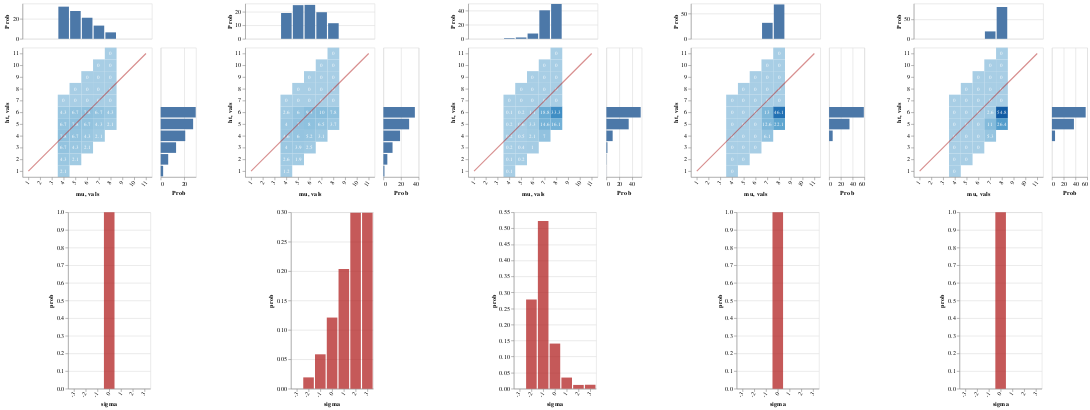

The notebook cell this image was saved under:
### Markdown cell above
#### Pragmatic listener hears:

> "Bill's height is 6; John is that short too"

Again, since the lexica all entail that a "6-short person" has height 6, the distribution over worlds is certain

But now, the various strengthenings lead ultimately to a pragmatic conclusion that 6 is almost certainly below the median

So again the evaluativity effect is much stronger

### Code cell
writeIORef cacheRef (0, Map.empty)

vlShow . sidewaysDists <$> traverse mkGraph
  [ listener infoLUMExact cacheRef (0, UShrt, denExact0)
  , lp infoLUMExact>>= \l -> listener infoLUMExact cacheRef (0, UShrt, l)
  , listener infoLUMExact cacheRef (1, UShrt, denExact0)
  , listener infoLUMExact cacheRef (2, UShrt, denExact0)
  , listener infoLUMExact cacheRef (3, UShrt, denExact0)
  ]

### Figure 1 — Vega-Lite specification as saved in the notebook (floating-point values rounded to 4 significant figures)
{"$schema": "https://vega.github.io/schema/vega-lite/v3.json", "hconcat": [{"$schema": "https://vega.github.io/schema/vega-lite/v3.json", "center": true, "vconcat": [{"$schema": "https://vega.github.io/schema/vega-lite/v3.json", "bounds": "flush", "config": {"scale": {"rectBandPaddingInner": 0}}, "data": {"values": [{"ht": "1", "mu": "4", "prob": 2.1}, {"ht": "2", "mu": "4", "prob": 4.3}, {"ht": "2", "mu": "5", "prob": 2.1}, {"ht": "3", "mu": "4", "prob": 6.7}, {"ht": "3", "mu": "5", "prob": 4.3}, {"ht": "3", "mu": "6", "prob": 2.1}, {"ht": "4", "mu": "4", "prob": 7.8}, {"ht": "4", "mu": "5", "prob": 6.7}, {"ht": "4", "mu": "6", "prob": 4.3}, {"ht": "4", "mu": "7", "prob": 2.1}, {"ht": "5", "mu": "4", "prob": 6.7}, {"ht": "5", "mu": "5", "prob": 7.8}, {"ht": "5", "mu": "6", "prob": 6.7}, {"ht": "5", "mu": "7", "prob": 4.3}, {"ht": "5", "mu": "8", "prob": 2.1}, {"ht": "6", "mu": "4", "prob": 4.3}, {"ht": "6", "mu": "5", "prob": 6.7}, {"ht": "6", "mu": "6", "prob": 7.8}, {"ht": "6", "mu": "7", "prob": 6.7}, {"ht": "6", "mu": "8", "prob": 4.3}, {"ht": "7", "mu": "4", "prob": 0}, {"ht": "7", "mu": "5", "prob": 0}, {"ht": "7", "mu": "6", "prob": 0}, {"ht": "7", "mu": "7", "prob": 0}, {"ht": "7", "mu": "8", "prob": 0}, {"ht": "8", "mu": "5", "prob": 0}, {"ht": "8", "mu": "6", "prob": 0}, {"ht": "8", "mu": "7", "prob": 0}, {"ht": "8", "mu": "8", "prob": 0}, {"ht": "9", "mu": "6", "prob": 0}, {"ht": "9", "mu": "7", "prob": 0}, {"ht": "9", "mu": "8", "prob": 0}, {"ht": "10", "mu": "7", "prob": 0}, {"ht": "10", "mu": "8", "prob": 0}, {"ht": "11", "mu": "8", "prob": 0}]}, "spacing": 15, "vconcat": [{"encoding": {"x": {"axis": null, "field": "mu", "scale": {"domain": ["1", "2", "3", "4", "5", "6", "7", "8", "9", "10", "11"], "rangeStep": 30}, "sort": null, "type": "ordinal"}, "y": {"aggregate": "sum", "axis": {"title": "Prob"}, "field": "prob", "type": "quantitative"}}, "height": 60, "mark": "bar"}, {"bounds": "flush", "hconcat": [{"encoding": {"x": {"axis": {"labelAngle": -55}, "field": "mu", "scale": {"domain": ["1", "2", "3", "4", "5", "6", "7", "8", "9", "10", "11"], "rangeStep": 30}, "sort": null, "type": "ordinal"}, "y": {"axis": {"labelAngle": 0}, "field": "ht", "scale": {"domain": ["11", "10", "9", "8", "7", "6", "5", "4", "3", "2", "1"], "rangeStep": 30}, "sort": null, "type": "ordinal"}}, "layer": [{"encoding": {"color": {"aggregate": "sum", "field": "prob", "legend": null, "scale": {"scheme": {"extent": [0.2, 0.9], "name": "blues"}}, "type": "quantitative"}}, "mark": "rect"}, {"encoding": {"color": {"value": "white"}, "text": {"aggregate": "sum", "field": "prob", "type": "quantitative"}}, "mark": {"fontSize": 9, "type": "text"}}, {"data": {"values": [{"vals": "1"}, {"vals": "2"}, {"vals": "3"}, {"vals": "4"}, {"vals": "5"}, {"vals": "6"}, {"vals": "7"}, {"vals": "8"}, {"vals": "9"}, {"vals": "10"}, {"vals": "11"}]}, "encoding": {"x": {"field": "vals", "sort": null, "type": "ordinal"}, "y": {"field": "vals", "sort": null, "type": "ordinal"}}, "mark": {"opacity": 0.5, "stroke": "firebrick", "strokeWidth": 2, "type": "line"}}]}, {"encoding": {"x": {"aggregate": "sum", "axis": {"title": "Prob"}, "field": "prob", "type": "quantitative"}, "y": {"axis": null, "field": "ht", "scale": {"domain": ["11", "10", "9", "8", "7", "6", "5", "4", "3", "2", "1"], "rangeStep": 30}, "sort": null, "type": "ordinal"}}, "mark": "bar", "width": 60}], "spacing": 15}]}, {"$schema": "https://vega.github.io/schema/vega-lite/v3.json", "data": {"values": [{"prob": 1, "sigma": "0"}]}, "description": "", "encoding": {"x": {"axis": {"labelAngle": -55}, "field": "sigma", "scale": {"domain": ["-3", "-2", "-1", "0", "1", "2", "3"], "rangeStep": 30}, "sort": null, "type": "ordinal"}, "y": {"field": "prob", "type": "quantitative"}}, "mark": {"color": "firebrick", "opacity": 0.75, "type": "bar"}}]}, {"$schema": "https://vega.github.io/schema/vega-lite/v3.json", "center": true, "vconcat": [{"$schema": "https://vega.github.io/schema/vega-lite/v3.json", "bounds": "flush", "config": {"scale": {"rectBandPaddingInner": 0}}, "data": {"values": [{"ht": "1", "mu": "4", "prob": 1.2}, {"ht": "2", "mu": "4", "prob": 2.6}, {"ht": "2", "mu": "5", "prob": 1.9}, {"ht": "3", "mu": "4", "prob": 4}, {"ht": "3", "mu": "5", "prob": 3.9}, {"ht": "3", "mu": "6", "prob": 2.5}, {"ht": "4", "mu": "4", "prob": 4.6}, {"ht": "4", "mu": "5", "prob": 6}, {"ht": "4", "mu": "6", "prob": 5.2}, {"ht": "4", "mu": "7", "prob": 3.1}, {"ht": "5", "mu": "4", "prob": 4}, {"ht": "5", "mu": "5", "prob": 7}, {"ht": "5", "mu": "6", "prob": 8}, {"ht": "5", "mu": "7", "prob": 6.5}, {"ht": "5", "mu": "8", "prob": 3.7}, {"ht": "6", "mu": "4", "prob": 2.6}, {"ht": "6", "mu": "5", "prob": 6}, {"ht": "6", "mu": "6", "prob": 9.3}, {"ht": "6", "mu": "7", "prob": 10}, {"ht": "6", "mu": "8", "prob": 7.8}, {"ht": "7", "mu": "4", "prob": 0}, {"ht": "7", "mu": "5", "prob": 0}, {"ht": "7", "mu": "6", "prob": 0}, {"ht": "7", "mu": "7", "prob": 0}, {"ht": "7", "mu": "8", "prob": 0}, {"ht": "8", "mu": "5", "prob": 0}, {"ht": "8", "mu": "6", "prob": 0}, {"ht": "8", "mu": "7", "prob": 0}, {"ht": "8", "mu": "8", "prob": 0}, {"ht": "9", "mu": "6", "prob": 0}, {"ht": "9", "mu": "7", "prob": 0}, {"ht": "9", "mu": "8", "prob": 0}, {"ht": "10", "mu": "7", "prob": 0}, {"ht": "10", "mu": "8", "prob": 0}, {"ht": "11", "mu": "8", "prob": 0}]}, "spacing": 15, "vconcat": [{"encoding": {"x": {"axis": null, "field": "mu", "scale": {"domain": ["1", "2", "3", "4", "5", "6", "7", "8", "9", "10", "11"], "rangeStep": 30}, "sort": null, "type": "ordinal"}, "y": {"aggregate": "sum", "axis": {"title": "Prob"}, "field": "prob", "type": "quantitative"}}, "height": 60, "mark": "bar"}, {"bounds": "flush", "hconcat": [{"encoding": {"x": {"axis": {"labelAngle": -55}, "field": "mu", "scale": {"domain": ["1", "2", "3", "4", "5", "6", "7", "8", "9", "10", "11"], "rangeStep": 30}, "sort": null, "type": "ordinal"}, "y": {"axis": {"labelAngle": 0}, "field": "ht", "scale": {"domain": ["11", "10", "9", "8", "7", "6", "5", "4", "3", "2", "1"], "rangeStep": 30}, "sort": null, "type": "ordinal"}}, "layer": [{"encoding": {"color": {"aggregate": "sum", "field": "prob", "legend": null, "scale": {"scheme": {"extent": [0.2, 0.9], "name": "blues"}}, "type": "quantitative"}}, "mark": "rect"}, {"encoding": {"color": {"value": "white"}, "text": {"aggregate": "sum", "field": "prob", "type": "quantitative"}}, "mark": {"fontSize": 9, "type": "text"}}, {"data": {"values": [{"vals": "1"}, {"vals": "2"}, {"vals": "3"}, {"vals": "4"}, {"vals": "5"}, {"vals": "6"}, {"vals": "7"}, {"vals": "8"}, {"vals": "9"}, {"vals": "10"}, {"vals": "11"}]}, "encoding": {"x": {"field": "vals", "sort": null, "type": "ordinal"}, "y": {"field": "vals", "sort": null, "type": "ordinal"}}, "mark": {"opacity": 0.5, "stroke": "firebrick", "strokeWidth": 2, "type": "line"}}]}, {"encoding": {"x": {"aggregate": "sum", "axis": {"title": "Prob"}, "field": "prob", "type": "quantitative"}, "y": {"axis": null, "field": "ht", "scale": {"domain": ["11", "10", "9", "8", "7", "6", "5", "4", "3", "2", "1"], "rangeStep": 30}, "sort": null, "type": "ordinal"}}, "mark": "bar", "width": 60}], "spacing": 15}]}, {"$schema": "https://vega.github.io/schema/vega-lite/v3.json", "data": {"values": [{"prob": 0, "sigma": "-3"}, {"prob": 0.01919, "sigma": "-2"}, {"prob": 0.05844, "sigma": "-1"}, {"prob": 0.1209, "sigma": "0"}, {"prob": 0.2035, "sigma": "1"}, {"prob": 0.299, "sigma": "2"}, {"prob": 0.299, "sigma": "3"}]}, "description": "", "encoding": {"x": {"axis": {"labelAngle": -55}, "field": "sigma", "scale": {"domain": ["-3", "-2", "-1", "0", "1", "2", "3"], "rangeStep": 30}, "sort": null, "type": "ordinal"}, "y": {"field": "prob", "type": "quantitative"}}, "mark": {"color": "firebrick", "opacity": 0.75, "type": "bar"}}]}, {"$schema": "https://vega.github.io/schema/vega-lite/v3.json", "center": true, "vconcat": [{"$schema": "https://vega.github.io/schema/vega-lite/v3.json", "bounds": "flush", "config": {"scale": {"rectBandPaddingInner": 0}}, "data": {"values": [{"ht": "1", "mu": "4", "prob": 0.1}, {"ht": "2", "mu": "4", "prob": 0.1}, {"ht": "2", "mu": "5", "prob": 0.2}, {"ht": "3", "mu": "4", "prob": 0.2}, {"ht": "3", "mu": "5", "prob": 0.4}, {"ht": "3", "mu": "6", "prob": 1}, {"ht": "4", "mu": "4", "prob": 0.2}, {"ht": "4", "mu": "5", "prob": 0.5}, {"ht": "4", "mu": "6", "prob": 2.1}, {"ht": "4", "mu": "7", "prob": 7}, {"ht": "5", "mu": "4", "prob": 0.2}, {"ht": "5", "mu": "5", "prob": 0.6}, {"ht": "5", "mu": "6", "prob": 3.3}, {"ht": "5", "mu": "7", "prob": 14.6}, {"ht": "5", "mu": "8", "prob": 16.1}, {"ht": "6", "mu": "4", "prob": 0.1}, {"ht": "6", "mu": "5", "prob": 0.2}, {"ht": "6", "mu": "6", "prob": 1.1}, {"ht": "6", "mu": "7", "prob": 18.8}, {"ht": "6", "mu": "8", "prob": 33.3}, {"ht": "7", "mu": "4", "prob": 0}, {"ht": "7", "mu": "5", "prob": 0}, {"ht": "7", "mu": "6", "prob": 0}, {"ht": "7", "mu": "7", "prob": 0}, {"ht": "7", "mu": "8", "prob": 0}, {"ht": "8", "mu": "5", "prob": 0}, {"ht": "8", "mu": "6", "prob": 0}, {"ht": "8", "mu": "7", "prob": 0}, {"ht": "8", "mu": "8", "prob": 0}, {"ht": "9", "mu": "6", "prob": 0}, {"ht": "9", "mu": "7", "prob": 0}, {"ht": "9", "mu": "8", "prob": 0}, {"ht": "10", "mu": "7", "prob": 0}, {"ht": "10", "mu": "8", "prob": 0}, {"ht": "11", "mu": "8", "prob": 0}]}, "spacing": 15, "vconcat": [{"encoding": {"x": {"axis": null, "field": "mu", "scale": {"domain": ["1", "2", "3", "4", "5", "6", "7", "8", "9", "10", "11"], "rangeStep": 30}, "sort": null, "type": "ordinal"}, "y": {"aggregate": "sum", "axis": {"title": "Prob"}, "field": "prob", "type": "quantitative"}}, "height": 60, "mark": "bar"}, {"bounds": "flush", "hconcat": [{"encoding": {"x": {"axis": {"labelAngle": -55}, "field": "mu", "scale": {"domain": ["1", "2", "3", "4", "5", "6", "7", "8", "9", "10", "11"], "rangeStep": 30}, "sort": null, "type": "ordinal"}, "y": {"axis": {"labelAngle": 0}, "field": "ht", "scale": {"domain": ["11", "10", "9", "8", "7", "6", "5", "4", "3", "2", "1"], "rangeStep": 30}, "sort": null, "type": "ordinal"}}, "layer": [{"encoding": {"color": {"aggregate": "sum", "field": "prob", "legend": null, "scale": {"scheme": {"extent": [0.2, 0.9], "name": "blues"}}, "type": "quantitative"}}, "mark": "rect"}, {"encoding": {"color": {"value": "white"}, "text": {"aggregate": "sum", "field": "prob", "type": "quantitative"}}, "mark": {"fontSize": 9, "type": "text"}}, {"data": {"values": [{"vals": "1"}, {"vals": "2"}, {"vals": "3"}, {"vals": "4"}, {"vals": "5"}, {"vals": "6"}, {"vals": "7"}, {"vals": "8"}, {"vals": "9"}, {"vals": "10"}, {"vals": "11"}]}, "encoding": {"x": {"field": "vals", "sort": null, "type": "ordinal"}, "y": {"field": "vals", "sort": null, "type": "ordinal"}}, "mark": {"opacity": 0.5, "stroke": "firebrick", "strokeWidth": 2, "type": "line"}}]}, {"encoding": {"x": {"aggregate": "sum", "axis": {"title": "Prob"}, "field": "prob", "type": "quantitative"}, "y": {"axis": null, "field": "ht", "scale": {"domain": ["11", "10", "9", "8", "7", "6", "5", "4", "3", "2", "1"], "rangeStep": 30}, "sort": null, "type": "ordinal"}}, "mark": "bar", "width": 60}], "spacing": 15}]}, {"$schema": "https://vega.github.io/schema/vega-lite/v3.json", "data": {"values": [{"prob": 0, "sigma": "-3"}, {"prob": 0.2779, "sigma": "-2"}, {"prob": 0.523, "sigma": "-1"}, {"prob": 0.1406, "sigma": "0"}, {"prob": 0.03462, "sigma": "1"}, {"prob": 0.01169, "sigma": "2"}, {"prob": 0.01222, "sigma": "3"}]}, "description": "", "encoding": {"x": {"axis": {"labelAngle": -55}, "field": "sigma", "scale": {"domain": ["-3", "-2", "-1", "0", "1", "2", "3"], "rangeStep": 30}, "sort": null, "type": "ordinal"}, "y": {"field": "prob", "type": "quantitative"}}, "mark": {"color": "firebrick", "opacity": 0.75, "type": "bar"}}]}, {"$schema": "https://vega.github.io/schema/vega-lite/v3.json", "center": true, "vconcat": [{"$schema": "https://vega.github.io/schema/vega-lite/v3.json", "bounds": "flush", "config": {"scale": {"rectBandPaddingInner": 0}}, "data": {"values": [{"ht": "1", "mu": "4", "prob": 0}, {"ht": "2", "mu": "4", "prob": 0}, {"ht": "2", "mu": "5", "prob": 0}, {"ht": "3", "mu": "4", "prob": 0}, {"ht": "3", "mu": "5", "prob": 0}, {"ht": "3", "mu": "6", "prob": 0}, {"ht": "4", "mu": "4", "prob": 0}, {"ht": "4", "mu": "5", "prob": 0}, {"ht": "4", "mu": "6", "prob": 0}, {"ht": "4", "mu": "7", "prob": 6.1}, {"ht": "5", "mu": "4", "prob": 0}, {"ht": "5", "mu": "5", "prob": 0}, {"ht": "5", "mu": "6", "prob": 0}, {"ht": "5", "mu": "7", "prob": 12.6}, {"ht": "5", "mu": "8", "prob": 22.1}, {"ht": "6", "mu": "4", "prob": 0}, {"ht": "6", "mu": "5", "prob": 0}, {"ht": "6", "mu": "6", "prob": 0}, {"ht": "6", "mu": "7", "prob": 13}, {"ht": "6", "mu": "8", "prob": 46.1}, {"ht": "7", "mu": "4", "prob": 0}, {"ht": "7", "mu": "5", "prob": 0}, {"ht": "7", "mu": "6", "prob": 0}, {"ht": "7", "mu": "7", "prob": 0}, {"ht": "7", "mu": "8", "prob": 0}, {"ht": "8", "mu": "5", "prob": 0}, {"ht": "8", "mu": "6", "prob": 0}, {"ht": "8", "mu": "7", "prob": 0}, {"ht": "8", "mu": "8", "prob": 0}, {"ht": "9", "mu": "6", "prob": 0}, {"ht": "9", "mu": "7", "prob": 0}, {"ht": "9", "mu": "8", "prob": 0}, {"ht": "10", "mu": "7", "prob": 0}, {"ht": "10", "mu": "8", "prob": 0}, {"ht": "11", "mu": "8", "prob": 0}]}, "spacing": 15, "vconcat": [{"encoding": {"x": {"axis": null, "field": "mu", "scale": {"domain": ["1", "2", "3", "4", "5", "6", "7", "8", "9", "10", "11"], "rangeStep": 30}, "sort": null, "type": "ordinal"}, "y": {"aggregate": "sum", "axis": {"title": "Prob"}, "field": "prob", "type": "quantitative"}}, "height": 60, "mark": "bar"}, {"bounds": "flush", "hconcat": [{"encoding": {"x": {"axis": {"labelAngle": -55}, "field": "mu", "scale": {"domain": ["1", "2", "3", "4", "5", "6", "7", "8", "9", "10", "11"], "rangeStep": 30}, "sort": null, "type": "ordinal"}, "y": {"axis": {"labelAngle": 0}, "field": "ht", "scale": {"domain": ["11", "10", "9", "8", "7", "6", "5", "4", "3", "2", "1"], "rangeStep": 30}, "sort": null, "type": "ordinal"}}, "layer": [{"encoding": {"color": {"aggregate": "sum", "field": "prob", "legend": null, "scale": {"scheme": {"extent": [0.2, 0.9], "name": "blues"}}, "type": "quantitative"}}, "mark": "rect"}, {"encoding": {"color": {"value": "white"}, "text": {"aggregate": "sum", "field": "prob", "type": "quantitative"}}, "mark": {"fontSize": 9, "type": "text"}}, {"data": {"values": [{"vals": "1"}, {"vals": "2"}, {"vals": "3"}, {"vals": "4"}, {"vals": "5"}, {"vals": "6"}, {"vals": "7"}, {"vals": "8"}, {"vals": "9"}, {"vals": "10"}, {"vals": "11"}]}, "encoding": {"x": {"field": "vals", "sort": null, "type": "ordinal"}, "y": {"field": "vals", "sort": null, "type": "ordinal"}}, "mark": {"opacity": 0.5, "stroke": "firebrick", "strokeWidth": 2, "type": "line"}}]}, {"encoding": {"x": {"aggregate": "sum", "axis": {"title": "Prob"}, "field": "prob", "type": "quantitative"}, "y": {"axis": null, "field": "ht", "scale": {"domain": ["11", "10", "9", "8", "7", "6", "5", "4", "3", "2", "1"], "rangeStep": 30}, "sort": null, "type": "ordinal"}}, "mark": "bar", "width": 60}], "spacing": 15}]}, {"$schema": "https://vega.github.io/schema/vega-lite/v3.json", "data": {"values": [{"prob": 1, "sigma": "0"}]}, "description": "", "encoding": {"x": {"axis": {"labelAngle": -55}, "field": "sigma", "scale": {"domain": ["-3", "-2", "-1", "0", "1", "2", "3"], "rangeStep": 30}, "sort": null, "type": "ordinal"}, "y": {"field": "prob", "type": "quantitative"}}, "mark": {"color": "firebrick", "opacity": 0.75, "type": "bar"}}]}, {"$schema": "https://vega.github.io/schema/vega-lite/v3.json", "center": true, "vconcat": [{"$schema": "https://vega.github.io/schema/vega-lite/v3.json", "bounds": "flush", "config": {"scale": {"rectBandPaddingInner": 0}}, "data": {"values": [{"ht": "1", "mu": "4", "prob": 0}, {"ht": "2", "mu": "4", "prob": 0}, {"ht": "2", "mu": "5", "prob": 0}, {"ht": "3", "mu": "4", "prob": 0}, {"ht": "3", "mu": "5", "prob": 0}, {"ht": "3", "mu": "6", "prob": 0}, {"ht": "4", "mu": "4", "prob": 0}, {"ht": "4", "mu": "5", "prob": 0}, {"ht": "4", "mu": "6", "prob": 0}, {"ht": "4", "mu": "7", "prob": 5.3}, {"ht": "5", "mu": "4", "prob": 0}, {"ht": "5", "mu": "5", "prob": 0}, {"ht": "5", "mu": "6", "prob": 0}, {"ht": "5", "mu": "7", "prob": 11}, {"ht": "5", "mu": "8", "prob": 26.4}, {"ht": "6", "mu": "4", "prob": 0}, {"ht": "6", "mu": "5", "prob": 0}, {"ht": "6", "mu": "6", "prob": 0}, {"ht": "6", "mu": "7", "prob": 2.6}, {"ht": "6", "mu": "8", "prob": 54.8}, {"ht": "7", "mu": "4", "prob": 0}, {"ht": "7", "mu": "5", "prob": 0}, {"ht": "7", "mu": "6", "prob": 0}, {"ht": "7", "mu": "7", "prob": 0}, {"ht": "7", "mu": "8", "prob": 0}, {"ht": "8", "mu": "5", "prob": 0}, {"ht": "8", "mu": "6", "prob": 0}, {"ht": "8", "mu": "7", "prob": 0}, {"ht": "8", "mu": "8", "prob": 0}, {"ht": "9", "mu": "6", "prob": 0}, {"ht": "9", "mu": "7", "prob": 0}, {"ht": "9", "mu": "8", "prob": 0}, {"ht": "10", "mu": "7", "prob": 0}, {"ht": "10", "mu": "8", "prob": 0}, {"ht": "11", "mu": "8", "prob": 0}]}, "spacing": 15, "vconcat": [{"encoding": {"x": {"axis": null, "field": "mu", "scale": {"domain": ["1", "2", "3", "4", "5", "6", "7", "8", "9", "10", "11"], "rangeStep": 30}, "sort": null, "type": "ordinal"}, "y": {"aggregate": "sum", "axis": {"title": "Prob"}, "field": "prob", "type": "quantitative"}}, "height": 60, "mark": "bar"}, {"bounds": "flush", "hconcat": [{"encoding": {"x": {"axis": {"labelAngle": -55}, "field": "mu", "scale": {"domain": ["1", "2", "3", "4", "5", "6", "7", "8", "9", "10", "11"], "rangeStep": 30}, "sort": null, "type": "ordinal"}, "y": {"axis": {"labelAngle": 0}, "field": "ht", "scale": {"domain": ["11", "10", "9", "8", "7", "6", "5", "4", "3", "2", "1"], "rangeStep": 30}, "sort": null, "type": "ordinal"}}, "layer": [{"encoding": {"color": {"aggregate": "sum", "field": "prob", "legend": null, "scale": {"scheme": {"extent": [0.2, 0.9], "name": "blues"}}, "type": "quantitative"}}, "mark": "rect"}, {"encoding": {"color": {"value": "white"}, "text": {"aggregate": "sum", "field": "prob", "type": "quantitative"}}, "mark": {"fontSize": 9, "type": "text"}}, {"data": {"values": [{"vals": "1"}, {"vals": "2"}, {"vals": "3"}, {"vals": "4"}, {"vals": "5"}, {"vals": "6"}, {"vals": "7"}, {"vals": "8"}, {"vals": "9"}, {"vals": "10"}, {"vals": "11"}]}, "encoding": {"x": {"field": "vals", "sort": null, "type": "ordinal"}, "y": {"field": "vals", "sort": null, "type": "ordinal"}}, "mark": {"opacity": 0.5, "stroke": "firebrick", "strokeWidth": 2, "type": "line"}}]}, {"encoding": {"x": {"aggregate": "sum", "axis": {"title": "Prob"}, "field": "prob", "type": "quantitative"}, "y": {"axis": null, "field": "ht", "scale": {"domain": ["11", "10", "9", "8", "7", "6", "5", "4", "3", "2", "1"], "rangeStep": 30}, "sort": null, "type": "ordinal"}}, "mark": "bar", "width": 60}], "spacing": 15}]}, {"$schema": "https://vega.github.io/schema/vega-lite/v3.json", "data": {"values": [{"prob": 1, "sigma": "0"}]}, "description": "", "encoding": {"x": {"axis": {"labelAngle": -55}, "field": "sigma", "scale": {"domain": ["-3", "-2", "-1", "0", "1", "2", "3"], "rangeStep": 30}, "sort": null, "type": "ordinal"}, "y": {"field": "prob", "type": "quantitative"}}, "mark": {"color": "firebrick", "opacity": 0.75, "type": "bar"}}]}], "spacing": 50}
